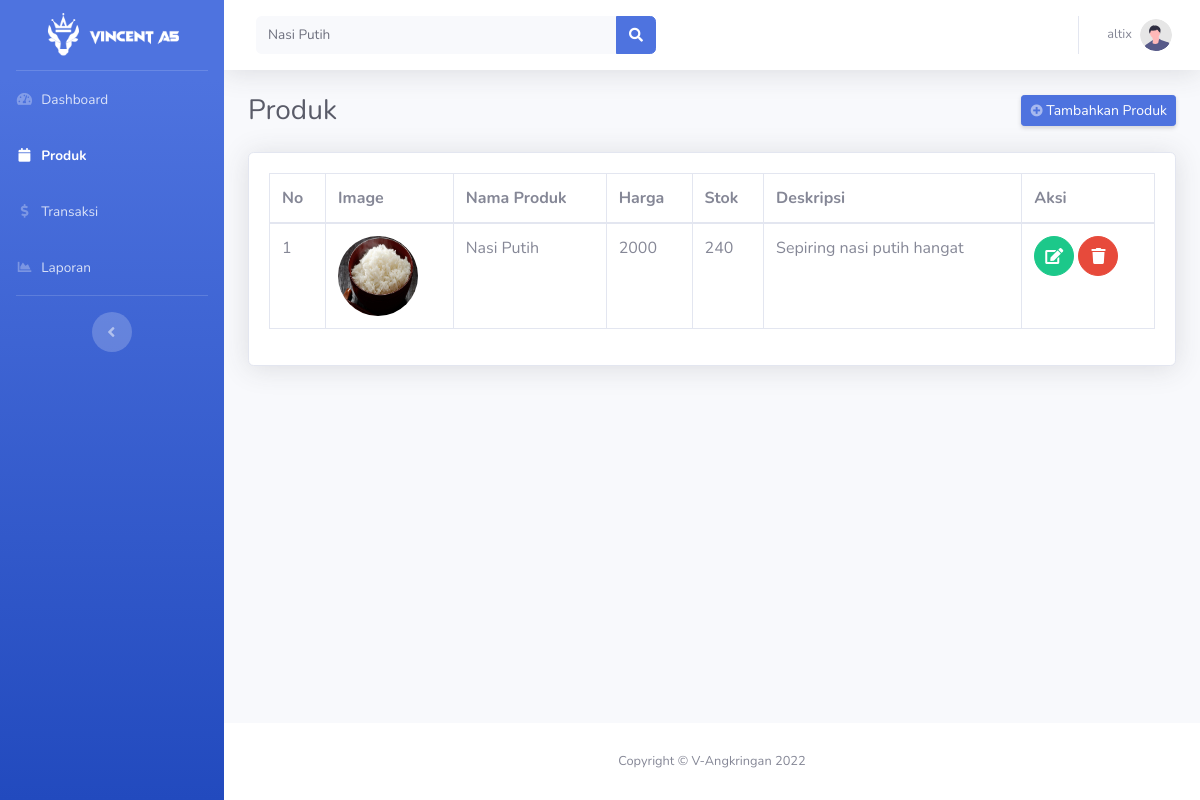
Page /admin/produk.php?cari=Nasi Putih (signed in) on the committed database.
### tables this page shows
CREATE TABLE `produk` (
  `id_produk` char(10) NOT NULL,
  `nama_produk` varchar(30) NOT NULL,
  `deskripsi_produk` text DEFAULT NULL,
  `harga` int(15) DEFAULT NULL,
  `stok` int(10) DEFAULT NULL,
  `kategori` varchar(30) NOT NULL,
  `gambar` varchar(150) DEFAULT NULL
);

### admin/produk.php (the view, shortened to what this page needs)
<?php
require ('..\koneksi.php');
$query = mysqli_query($koneksi, "SELECT max(id_produk) as kodeTerbesar FROM produk");
?>
<!DOCTYPE html>
<html lang="en">
<head>
    <link href="vendor/fontawesome-free/css/all.min.css" rel="stylesheet" type="text/css">
    <link href="css/sb-admin-2.min.css" rel="stylesheet">
</head>
<body id="page-top">
    <div id="wrapper">
        <ul class="navbar-nav bg-gradient-primary sidebar sidebar-dark accordion" id="accordionSidebar">
            <a class="sidebar-brand d-flex align-items-center justify-content-center" href="index.php">
                <div class="sidebar-brand-icon">
                    <img src="..\assets\gambar\a5-img.png" style="width:70%">
                </div>
            </a>
            <hr class="sidebar-divider my-0">
            <li class="nav-item">
                <a class="nav-link" href="index.php">
                    <i class="fas fa-fw fa-tachometer-alt"></i>
                    <span>Dashboard</span></a>
            </li>
            <li class="nav-item active">
                <a class="nav-link" href="produk.php">
                    <i class="fas fa-fw fa-calendar"></i>
                    <span>Produk</span></a>
            </li>
            <li class="nav-item">
                <a class="nav-link" href="transaksi.php">
                    <i class="fas fa-fw fa-dollar-sign"></i>
                    <span>Transaksi</span></a>
            </li>
                        <li class="nav-item">
                <a class="nav-link" href="laporan.php">
                    <i class="fas fa-fw fa-chart-area"></i>
                    <span>Laporan</span></a>
            </li>
            <hr class="sidebar-divider d-none d-md-block">
            <div class="text-center d-none d-md-inline">
                <button class="rounded-circle border-0" id="sidebarToggle"></button>
            </div>
        </ul>
        <div id="content-wrapper" class="d-flex flex-column">
            <div id="content">
                <nav class="navbar navbar-expand navbar-light bg-white topbar mb-4 static-top shadow">
                            <form
                        class="d-none d-sm-inline-block form-inline mr-auto ml-md-3 my-2 my-md-0 mw-100 navbar-search" method="GET" action="">
                        <div class="input-group">
                            <input type="text" class="form-control bg-light border-0 small" placeholder="Cari produk..." value="<?php echo $_GET['cari']; ?>"
                                aria-label="Search" aria-describedby="basic-addon2" name="cari">
                            <div class="input-group-append">
                                <button class="btn btn-primary" type="button" name="cari">
                                    <i class="fas fa-search fa-sm"></i>
                                </button>
                            </div>
                        </div>
                    </form>
                    <ul class="navbar-nav ml-auto">
                        <li class="nav-item dropdown no-arrow">
                            <a class="nav-link dropdown-toggle" href="#" id="userDropdown" role="button"
                                data-toggle="dropdown" aria-haspopup="true" aria-expanded="false">
                                <span class="mr-2 d-none d-lg-inline text-gray-600 small"><?php echo $_SESSION['ses'] ?></span>
                                <img class="img-profile rounded-circle"
                                    src="img/undraw_profile.svg">
                            </a>
                        </li>
                    </ul>
                </nav>
                <div class="container-fluid">
                    <div class="d-sm-flex align-items-center justify-content-between mb-4">
                        <h1 class="h3 mb-0 text-gray-800">Produk</h1>
                        <a href="#" data-toggle="modal" title="Tambahkan Produk" data-target="#addProduk" class="d-none d-sm-inline-block btn btn-sm btn-primary shadow-sm"><i class="fas fa-plus-circle fa-sm text-white-50"></i> Tambahkan Produk</a>
                    </div>
                    <div class="card shadow mb-4">
                        <div class="card-body">
                            <div class="table-responsive">
                                <table class="table table-bordered" id="dataTable" width="100%" cellspacing="0">
                                    <thead>
                                        <tr>
                                            <th>No</th>
                                            <th>Image</th>
                                            <th>Nama Produk</th>
                                            <th>Harga</th>
                                            <th>Stok</th>
                                            <th>Deskripsi</th>
                                            <th>Aksi</th>
                                        </tr>
                                    </thead>
                                    <tbody>
                            <?php
                        if(isset($_GET['cari'])){
                          $cari = $_GET['cari'];
                          $query = "SELECT * FROM `produk` WHERE `nama_produk` like '%".$cari."%';";
                        }else{
                            $query = "Select * from produk order by nama_produk asc";
                        }
                            $result = mysqli_query($koneksi, $query);
                            $no = 1;
                            while ($row = mysqli_fetch_array($result)) {
                                $namaproduk = $row['nama_produk'];
                                $harga = $row['harga'];
                                $stok = $row['stok'];
                                $deskripsi = $row['deskripsi_produk'];
                                $gambar = $row['gambar'];
                                ?>
                            <tr>
                                <td><?php echo $no; ?></td>
                                <td><img title="<?php echo $namaproduk; ?>" style="width:5em;height:5em;" class="rounded-circle" src="gambarproduk/<?php echo $gambar; ?>" ></td>
                                <td><?php echo $namaproduk; ?></td>
                                <td><?php echo $harga; ?></td>
                                <td><?php echo $stok; ?></td>
                                <td><?php echo $deskripsi; ?></td>
                                <td>
                                    <a class="btn btn-success btn-circle" title="Edit Produk" href="#" data-toggle="modal" data-target="#myUpdate<?php echo $row['id_produk']; ?>"><i class="fas fa-edit"></i></a>
                        <?php
                        $id = $row['id_produk'];
                        ?>
            <a class="btn btn-danger btn-circle"  title="Delete Produk" href="del-produk.php?id=<?php echo $id ?>" onclick="if (confirm('Apakah yakin ingin menghapus produk?')){return true;}else{event.stopPropagation(); event.preventDefault();};"><i class="fas fa-trash"></i></a>
                                </td>
                            </tr>
                            <?php
                            $no++;
                            } ?>
                                    </tbody>
                                </table>
                            </div>
                        </div>
                    </div>
                </div>
            </div>
            <footer class="sticky-footer bg-white">
                <div class="container my-auto">
                    <div class="copyright text-center my-auto">
                        <span>Copyright &copy; V-Angkringan <?php echo date('Y'); ?></span>
                    </div>
                </div>
            </footer>
        </div>
    </div>
</body>
</html>

### rows in the picture
produk: gambar (picture), nama_produk "Nasi Putih", harga "2000", stok "240", deskripsi_produk "Sepiring nasi putih hangat"

### other values in the picture
$_SESSION['ses'] "altix"
